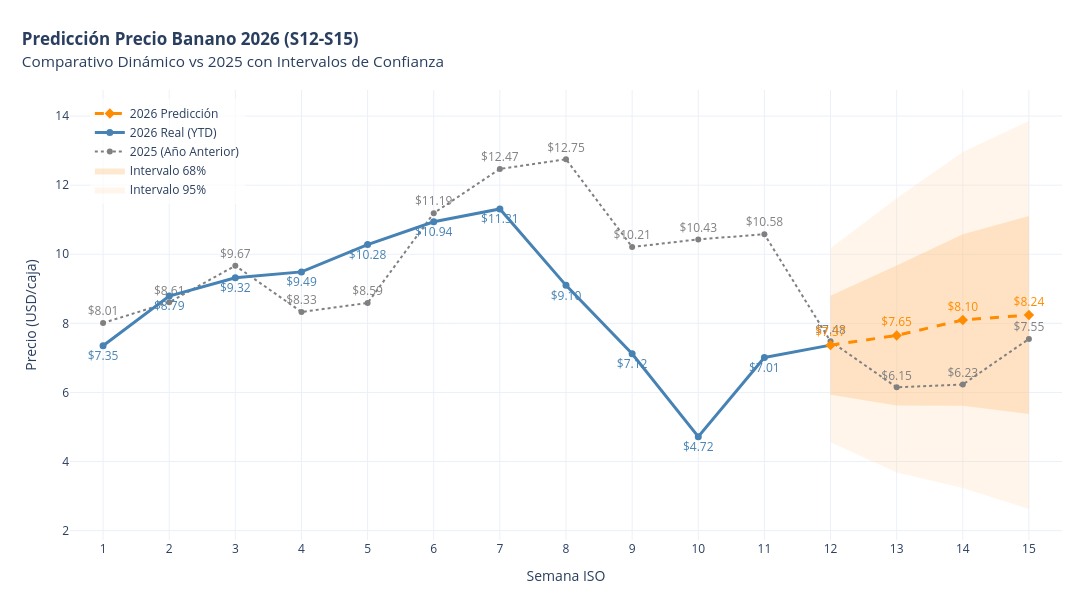

Notebook code for this chart:
### Code cell
print("\n" + "="*80)
print(f"🎯 EJECUTANDO ANALISIS DE PREDICCION CON XGBOOST V3 (TOP {top_n} FEATURES)")
print("="*80)

# 1. Prediccion de 4 semanas futuras usando el modelo v3
print(f"\n🔮 Paso 1: Prediccion de 4 semanas futuras con XGBoost V3 (top {top_n})...")
df_future_v3, model_final_v3, hist_metrics_v3 = predict_future_weeks_xgb(
    df=df_master,
    features=top_features,  # Usar las top features seleccionadas
    target='Precio',
    n_weeks=4,
    params=xgb_params_v3
)

# 2. Crear visualizacion interactiva para el modelo v3
print("\n📊 Paso 2: Creando visualizacion interactiva para XGBoost V3...")
fig_xgb_v3 = create_interactive_plot_xgb(
    df_clean_full=wf_results_v3['df_clean'],
    wf_results=wf_results_v3,
    df_future=df_future_v3,
    year_compare=2025
)

# 3. Mostrar grafica
print("\n📈 Mostrando grafica interactiva para XGBoost V3...")
fig_xgb_v3.show()

print("\n" + "="*80)
print("✅ ANALISIS XGBOOST V3 COMPLETADO EXITOSAMENTE")
print("="*80)

### Figure 1 — Plotly figure (JSON) as saved in the notebook; plotly's stock layout.template omitted (floating-point values rounded to 4 significant figures)
{"data": [{"hoverinfo": "skip", "line": {"width": 0}, "mode": "lines", "showlegend": false, "type": "scatter", "x": [12, 13, 14, 15], "y": [10.18, 11.62, 12.96, 13.86]}, {"fill": "tonexty", "fillcolor": "rgba(255, 214, 170, 0.25)", "hoverinfo": "skip", "line": {"width": 0}, "mode": "lines", "name": "Intervalo 95%", "type": "scatter", "x": [12, 13, 14, 15], "y": [4.562, 3.68, 3.235, 2.627]}, {"hoverinfo": "skip", "line": {"width": 0}, "mode": "lines", "showlegend": false, "type": "scatter", "x": [12, 13, 14, 15], "y": [8.801, 9.675, 10.58, 11.11]}, {"fill": "tonexty", "fillcolor": "rgba(255, 190, 120, 0.35)", "hoverinfo": "skip", "line": {"width": 0}, "mode": "lines", "name": "Intervalo 68%", "type": "scatter", "x": [12, 13, 14, 15], "y": [5.937, 5.624, 5.617, 5.377]}, {"hovertemplate": "<b>2025</b><br>Semana: %{x}<br>Precio: $%{y:.2f}<extra></extra>", "line": {"color": "gray", "dash": "dot", "width": 2}, "marker": {"color": "gray", "size": 6}, "mode": "lines+markers+text", "name": "2025 (Año Anterior)", "text": ["$8.01", "$8.61", "$9.67", "$8.33", "$8.59", "$11.19", "$12.47", "$12.75", "$10.21", "$10.43", "$10.58", "$7.48", "$6.15", "$6.23", "$7.55"], "textfont": {"color": "gray", "size": 12}, "textposition": "top center", "type": "scatter", "x": [1, 2, 3, 4, 5, 6, 7, 8, 9, 10, 11, 12, 13, 14, 15], "y": [8.01, 8.61, 9.67, 8.33, 8.59, 11.19, 12.47, 12.75, 10.21, 10.43, 10.58, 7.48, 6.15, 6.23, 7.55]}, {"customdata": ["2026-01-04", "2026-01-11", "2026-01-18", "2026-01-25", "2026-02-01", "2026-02-08", "2026-02-15", "2026-02-22", "2026-03-01", "2026-03-08", "2026-03-15"], "hovertemplate": "<b>2026 Real</b><br>Fecha: %{customdata}<br>Semana: %{x}<br>Precio: $%{y:.2f}<extra></extra>", "line": {"color": "steelblue", "width": 3}, "marker": {"color": "steelblue", "size": 7, "symbol": "circle"}, "mode": "lines+markers+text", "name": "2026 Real (YTD)", "text": ["$7.35", "$8.79", "$9.32", "$9.49", "$10.28", "$10.94", "$11.31", "$9.10", "$7.12", "$4.72", "$7.01"], "textfont": {"color": "steelblue", "size": 12}, "textposition": "bottom center", "type": "scatter", "x": [1, 2, 3, 4, 5, 6, 7, 8, 9, 10, 11], "y": [7.35, 8.79, 9.32, 9.49, 10.28, 10.94, 11.31, 9.1, 7.12, 4.72, 7.01]}, {"hoverinfo": "skip", "line": {"color": "steelblue", "width": 3}, "mode": "lines", "showlegend": false, "type": "scatter", "x": [11, 12], "y": [7.01, 7.369]}, {"customdata": ["2026-03-22", "2026-03-29", "2026-04-05", "2026-04-12"], "hovertemplate": "<b>2026 Predicción</b><br>Fecha: %{customdata}<br>Semana: %{x}<br>Predicho: $%{y:.2f}<extra></extra>", "line": {"color": "darkorange", "dash": "dash", "width": 3}, "marker": {"color": "darkorange", "size": 8, "symbol": "diamond"}, "mode": "lines+markers+text", "name": "2026 Predicción", "text": ["$7.37", "$7.65", "$8.10", "$8.24"], "textfont": {"color": "darkorange", "size": 12}, "textposition": "top center", "type": "scatter", "x": [12, 13, 14, 15], "y": [7.369, 7.65, 8.098, 8.242]}], "layout": {"height": 600, "hovermode": "x unified", "legend": {"bgcolor": "rgba(255,255,255,0.7)", "orientation": "v", "x": 0.02, "xanchor": "left", "y": 0.98, "yanchor": "top"}, "margin": {"b": 60, "l": 70, "r": 30, "t": 90}, "title": {"text": "<b>Predicción Precio Banano 2026 (S12-S15)</b><br><span style='font-size: 0.9em'>Comparativo Dinámico vs 2025 con Intervalos de Confianza</span>", "x": 0.02, "xanchor": "left"}, "width": 1400, "xaxis": {"dtick": 1, "range": [0.5, 15.5], "title": {"text": "Semana ISO"}}, "yaxis": {"range": [1.729, 14.75], "title": {"text": "Precio (USD/caja)"}}}}
